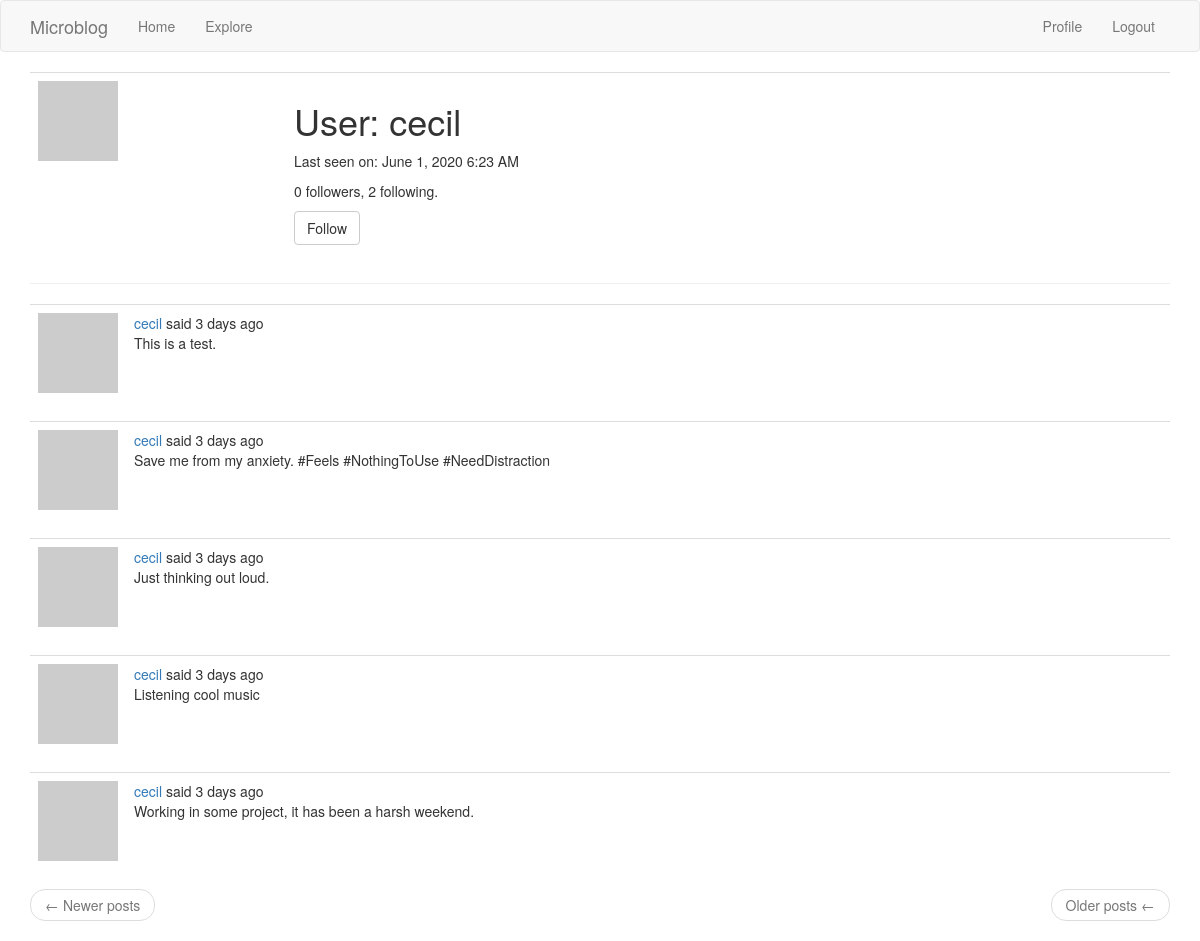
Screenshot of /user/cecil (signed in) with the database file from the repository.
### app/models.py (models this page shows, shortened)
class User(UserMixin, db.Model):
    __tablename__ = "user"
    id = db.Column(db.Integer, primary_key=True)
    username = db.Column(db.String(64), index=True, unique=True)
    email = db.Column(db.String(120), index=True, unique=True)
    password_hash = db.Column(db.String(128))
    posts = db.relationship('Post', backref='author', lazy='dynamic')
    about_me = db.Column(db.String(140))
    last_seen = db.Column(db.DateTime, default=datetime.utcnow)
    followed = db.relationship(
        'User', secondary=followers,
        primaryjoin=(followers.c.follower_id == id),
        secondaryjoin=(followers.c.followed_id == id),
        backref=db.backref('followers', lazy='dynamic'), lazy='dynamic'
    )
    @login.user_loader
    def load_user(id):
        return User.query.get(int(id))
    def avatar(self, size):
        digest = md5(self.email.lower().encode('utf-8')).hexdigest()
        return 'https://www.gravatar.com/avatar/{}?d=identicon&s={}'.format(digest, size)
    def is_following(self, user):
        return self.followed.filter(
            followers.c.followed_id == user.id).count() > 0

class Post(db.Model):
    __tablename__ = "post"
    id = db.Column(db.Integer, primary_key=True)
    body = db.Column(db.String(140))
    timestamp = db.Column(db.DateTime, index=True, default=datetime.utcnow)
    user_id = db.Column(db.Integer, db.ForeignKey('user.id'))

### app/routes.py (the view)
@app.route('/user/<username>')
@login_required
def user(username):
    user = User.query.filter_by(username=username).first_or_404()
    page = request.args.get('page', 1, type=int)
    posts = user.posts.order_by(Post.timestamp.desc()).paginate(
        page, app.config['POSTS_PER_PAGE'], False)
    next_url = url_for('user', username=user.username, page=posts.next_num) \
        if posts.has_next else None
    prev_url = url_for('user', username=user.username, page=posts.prev_num) \
        if posts.has_prev else None
    form = EmptyForm()
    return render_template('user.html', user=user, posts=posts.items,
                            next_url=next_url, prev_url=prev_url, form=form)

### app/forms.py
class EmptyForm(FlaskForm):
    submit = SubmitField(_l('Submit'))

### app/routes.py (called while the page is built)
@app.before_request
def before_request():
    if current_user.is_authenticated:
        current_user.last_seen = datetime.utcnow()
        db.session.commit()

### app/templates/user.html (shortened to what this page needs)
{% extends "layout.html" %}
{% block app_content %}
    <table class="table table-hover">
        <tr>
            <td width="256px">
                <img src="{{ user.avatar(128) }}"/>
            </td>
            <td>
                <h1>{{ _('User:')}} {{ user.username }}</h1>
                {% if user.last_seen %}<p>{{ _('Last seen on:') }} {{ moment(user.last_seen).format('LLL') }}</p>{% endif %}
                <p>{{ user.followers.count() }} {{ _('followers,') }} {{ user.followed.count() }} {{ _('following.') }}</p>
                {% if user == current_user %}
                <p><a href="{{ url_for('edit_profile') }}">{{ _('Edit your profile') }}</a></p>
                {% elif not current_user.is_following(user) %}
                <p>
                    <form action="{{ url_for('follow', username=user.username) }}" method="post">
                        {{ form.submit(value='Follow', class_='btn btn-default') }}
                    </form>
                </p>
                {% endif %}
            </td>
        </tr>
    </table>
    <hr/>
    {% for post in posts %}
        {% include '_post.html' %}
    {% endfor %}
    <nav aria-label="...">
        <ul class="pager">
            <li class="previous{% if not prev_url %} disabled {% endif %}">
                <a href="{{ prev_url or '#' }}">
                    <span aria-hidden="true">&larr;</span> {{ _('Newer posts') }}
                </a>
            </li>
            <li class="next{% if not next_url %} disabled {% endif %}">
                <a href="{{ next_url or '#' }}">
                    {{ _('Older posts') }} <span aria-hidden="true">&larr;</span>
                </a>
            </li>
        </ul>
    </nav>
{% endblock %}

### app/templates/_post.html (shortened to what this page needs)
<table class="table table-hover">
    <tr>
        <td width="70px">
            <a href="{{ url_for('user', username=post.author.username) }}">
                <img src="{{ post.author.avatar(36) }}">
            </a>
        </td>
        <td>
            {{ _('%(username)s said %(when)s',
                username=user_link, when=moment(post.timestamp).fromNow())}}
            <br/>
            {{ post.body }}
        </td>
    </tr>
</table>

### rows the page displays
User: username "cecil", last_seen "June 1, 2020 6:23 AM"
Post: body "This is a test."
Post: body "Save me from my anxiety. #Feels #NothingToUse #NeedDistraction"
Post: body "Just thinking out loud."
Post: body "Listening cool music"
Post: body "Working in some project, it has been a harsh weekend."

### other values shown
{{ user.followers.count() }} "0"
{{ user.followed.count() }} "2"
